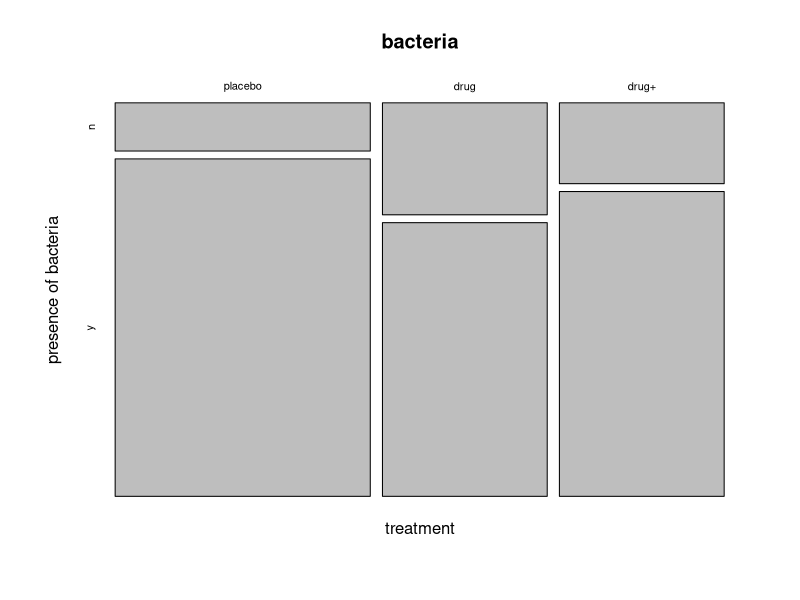
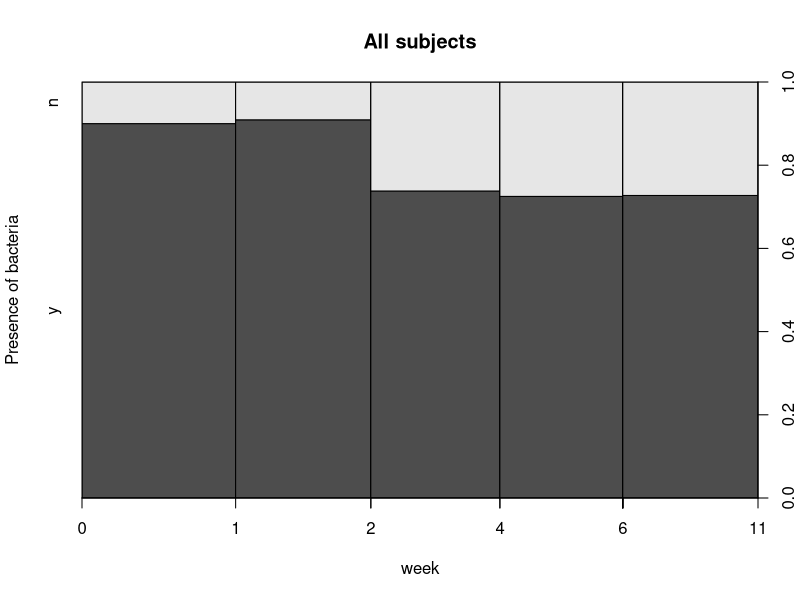
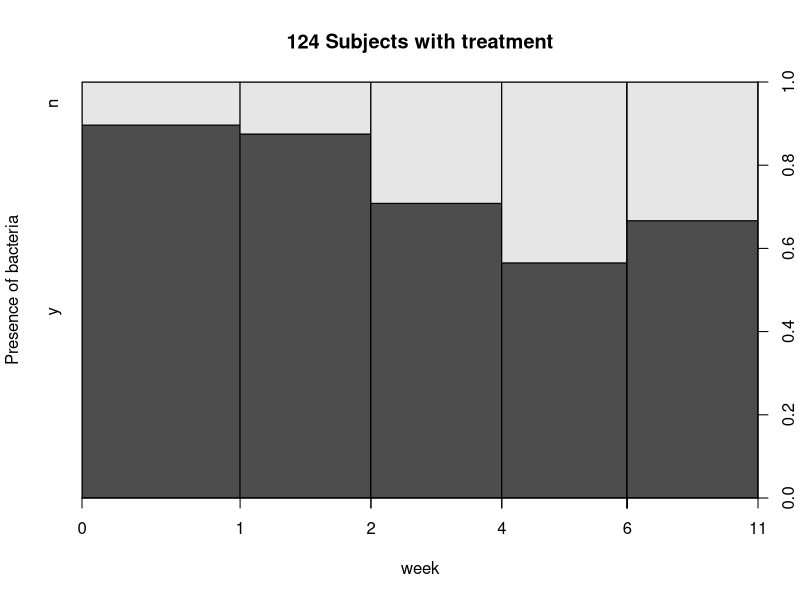
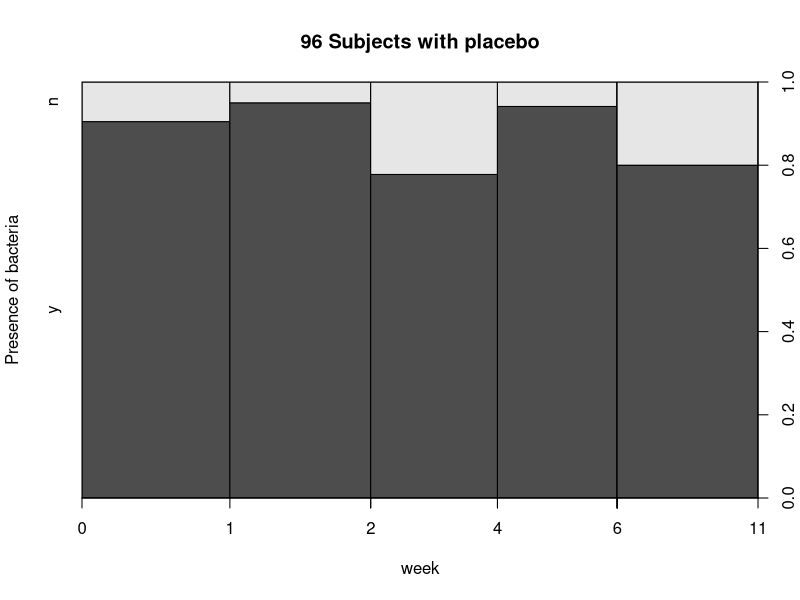
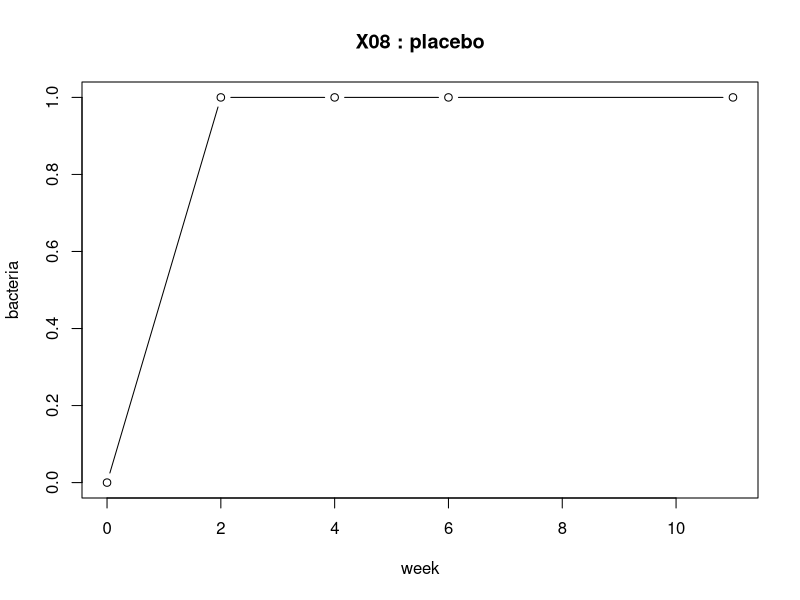
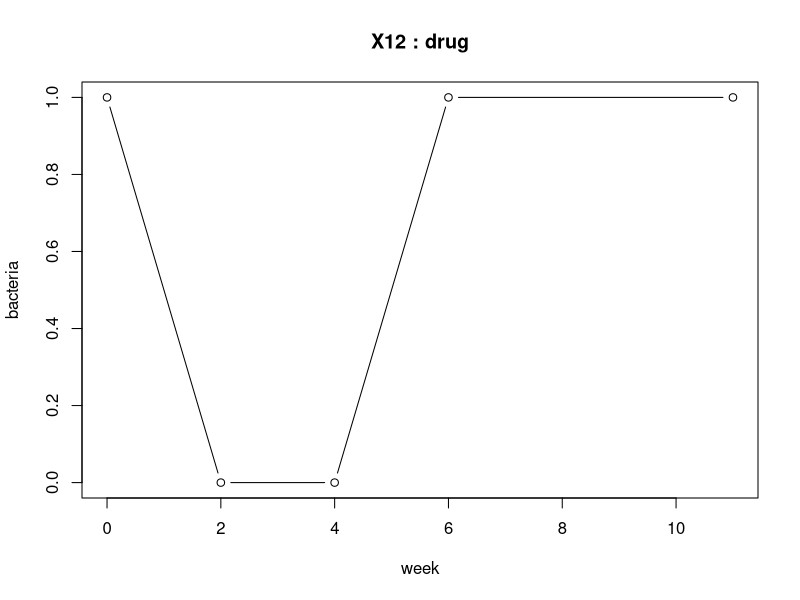
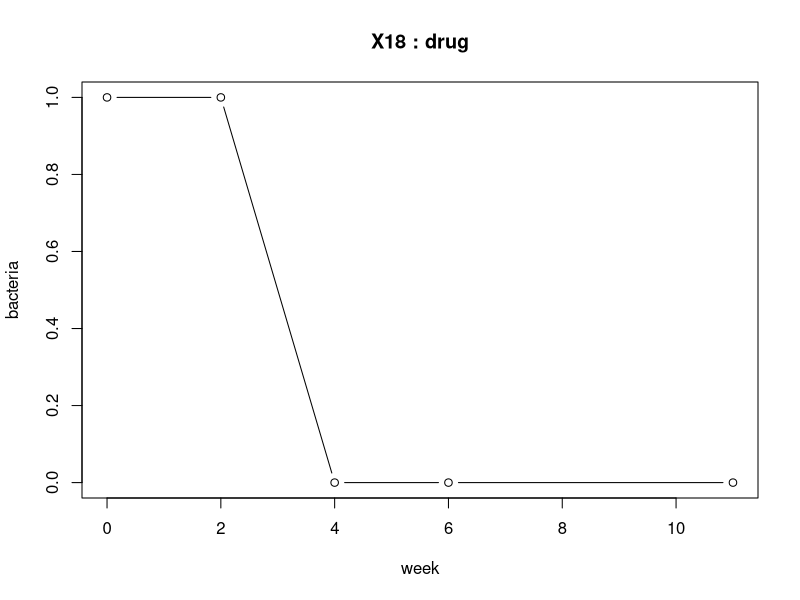
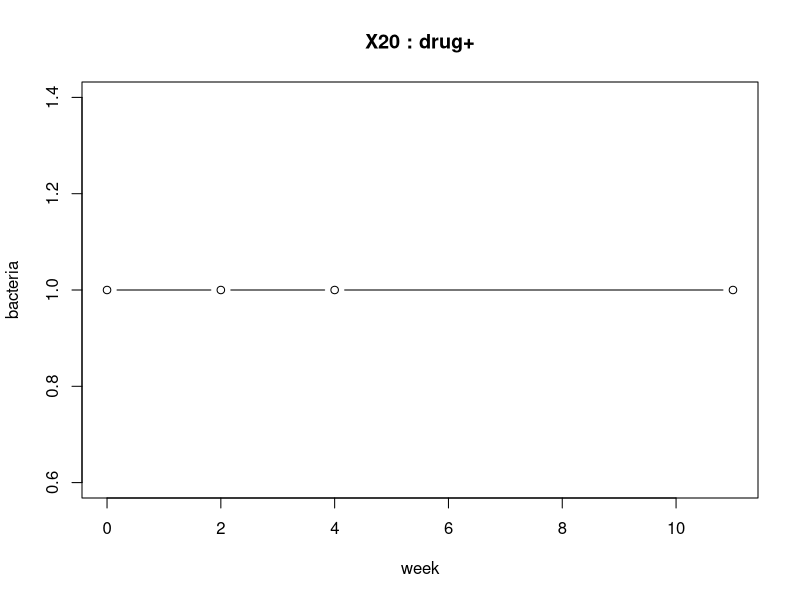

Recreate these plots in R, in order.
rm(list = ls())

# Loading libraries
library(MASS)
library(lme4) # library glmmML could also be used
library(gee)

# Loading data
data(bacteria)
help(bacteria)
head(bacteria)

# Some general data exploration
mosaicplot(trt ~ y, data = bacteria,
           xlab = "treatment",
           ylab = "presence of bacteria")
# Check proportion of kids with bacteria as a function of week
plot(y ~ week,
     data = bacteria,
     ylab = "Presence of bacteria",
     main = "All subjects")
# Only for kids with treatment
plot(y ~ week,
     data = bacteria[bacteria$trt != "placebo", ],
     ylab = "Presence of bacteria",
     main = paste( sum(bacteria$trt != "placebo"), "Subjects with treatment"))
# Only for kids with placebo
plot(y ~ week,
     data = bacteria[bacteria$trt == "placebo", ],
     ylab = "Presence of bacteria",
     main = paste( sum(bacteria$trt == "placebo"), "Subjects with placebo"))

# Something may have happened in week 2...

# Plot the evolution for few kids
for (id in unique(bacteria$ID)[c(8, 12, 18, 20, 33, 42)]) {
  index <- which(bacteria$ID == id)
  plot(as.numeric(y == "y") ~ week,
       data = bacteria[index, ],
       type = "b",
       main = paste(id, ":", unique(bacteria[index, "trt"])),
       ylab = "bacteria")
}


# Why not fit a GEE ?
# Make the response a 0 / 1 variable instead of n / y
bacteria$b <- as.numeric(bacteria$y) - 1
# Fit the gee
gee_fit <- gee(b ~ trt + week,
               id = ID,
               data = bacteria,
               family = binomial,
               corstr = "exchangeable",
               scale.fix = TRUE,
               scale.value = 1)
# scale.fix = TRUE and scale.value = 1 prevents the gee(.) function to fit 
# an overdispersion parameter (scale) by setting it to 1.

summary(gee_fit)
# Check the significance of coefficients
summary(gee_fit)$coefficients[, c(1, 5)]
# compare the robust Z to quantile of a standard normal
qnorm(0.975)

# Plot Pearsons residuals
plot(gee_fit$fitted.values, 
     gee_fit$residuals / sqrt(gee_fit$fitted.values*(1-gee_fit$fitted.values)),
     xlab = "Fitted values (probabilities)",
     ylab = "Pearson's residuals")
# Pearson residuals must be computed by hand since gee_fit$residuals are the 
# unstandardized residuals y_i - p_i.
# observation 33 has a very low residual value, maybe outlier.

# No AIC available for GEE ... but ....
- 2 * sum(log(gee_fit$fitted.values)) + 2 * 5

# Fit GLMM
# Let's use GLMM with lme4 package (Gaussian quadrature)
help(glmer)
fit_glmm <- glmer(y ~ trt + week + (1|ID),
                  family = binomial,
                  data = bacteria)
# random effect are specified by the ( | ). Here we have a 
# constant (1) random effect per ID. We could also do a (week|ID) random effect
# Meaning a random coefficient for week per ID.

summary(fit_glmm) # The fit is better than GEE.

plot(fit_glmm)

# Check the random effect estimates (just out of curiousity)
ranef(fit_glmm)

# Plot fitted value vs week with a different color for each treatment,
# and some jitter for clarity.
plot(bacteria$week + rnorm(120, 0, 0.1), fitted(fit_glmm),
     col = as.numeric(bacteria$trt),
     ylim = c(0, 1), pch = 19,
     xlab = "Week (jittered)", ylab = "Fitted value (probability)")
legend("bottomleft", col = 1:3, legend = levels(bacteria$trt), pch = 19, bty = "n")

# Try a different model 
fit_glmm2 <- glmer(y ~ trt + I(week > 2) + (1|ID),
                   family = binomial,
                   data = bacteria)

summary(fit_glmm2) # This is the best fit (AIC is lowest)

plot(fit_glmm2)
# check random effect (... why not...?)
ranef(fit_glmm)


# Fit a simple GLM
fit_glm <- glm(y ~ trt + week, data = bacteria, family = binomial)
summary(fit_glm)
plot(fit_glm)


fit_glm2 <- glm(y ~ trt + I(week > 2), data = bacteria, family = binomial)

# The AIC are bigger than for the GLMM
AIC(fit_glm2)
AIC(fit_glm)


######### Exercise 2

# Load data
seiz <- read.table('seizure.txt', header = T)
head(seiz)

#create new variable "post treatment" equal to 0 when time <= 8 and 1 otherwise
seiz$post <- rep(0,295)
seiz$post[seiz$Time>8] <- 1
seiz$post # dummy: 0 = baseline, 1 = post-treatment

# Fit GEE
fit_gee_seiz <- gee(formula = y ~ post * factor(group) + offset(log(rep(c(8, 2, 2, 2, 2), 59))),
                    id = Subject,
                    data = seiz,
                    family = poisson,
                    corstr = "exchangeable")
# the offset is to take into account the non constant length of time intervals. 

# Fit GLMM with a random intercept per subject.
fit_glmm_seiz <- glmer(y ~ post * factor(group) + offset(log(rep(c(8, 2, 2, 2, 2), 59))) + (1|Subject),
                       family = poisson,
                       data = seiz)
# Plot Pearson residuals (have to compute them by hand for the GEE model)
plot(fit_gee_seiz$fitted.values,  
     fit_gee_seiz$residuals / sqrt(fit_gee_seiz$scale * fit_gee_seiz$fitted.values),
     xlab = "Fitted value", ylab = "Pearson's residual")

plot(fit_glmm_seiz)
# Residuals of GLMM are more centred and less extreme : the model is better.
